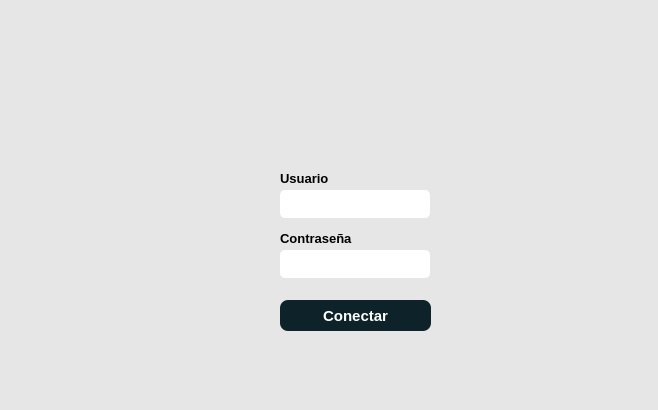
<?xml version="1.0" encoding="UTF-8"?>
<ui version="4.0">
 <class>MainWindow</class>
 <widget class="QMainWindow" name="MainWindow">
  <property name="geometry">
   <rect>
    <x>0</x>
    <y>0</y>
    <width>658</width>
    <height>410</height>
   </rect>
  </property>
  <property name="windowTitle">
   <string>CHECKSALUD</string>
  </property>
  <property name="windowIcon">
   <iconset>
    <normaloff>icons/app.png</normaloff>icons/app.png</iconset>
  </property>
  <property name="styleSheet">
   <string notr="true">background-color: rgb(230, 230, 230);</string>
  </property>
  <widget class="QWidget" name="centralwidget">
   <widget class="QLabel" name="label">
    <property name="geometry">
     <rect>
      <x>280</x>
      <y>170</y>
      <width>49</width>
      <height>16</height>
     </rect>
    </property>
    <property name="font">
     <font>
      <pointsize>10</pointsize>
      <bold>true</bold>
     </font>
    </property>
    <property name="text">
     <string>Usuario</string>
    </property>
   </widget>
   <widget class="QLabel" name="label_2">
    <property name="geometry">
     <rect>
      <x>280</x>
      <y>230</y>
      <width>81</width>
      <height>16</height>
     </rect>
    </property>
    <property name="font">
     <font>
      <pointsize>10</pointsize>
      <bold>true</bold>
     </font>
    </property>
    <property name="text">
     <string>Contraseña</string>
    </property>
   </widget>
   <widget class="QLineEdit" name="password">
    <property name="geometry">
     <rect>
      <x>280</x>
      <y>250</y>
      <width>150</width>
      <height>28</height>
     </rect>
    </property>
    <property name="styleSheet">
     <string notr="true">background-color: rgb(255, 255, 255);
border: 1;
border-radius:5px;</string>
    </property>
    <property name="echoMode">
     <enum>QLineEdit::EchoMode::Password</enum>
    </property>
   </widget>
   <widget class="QLineEdit" name="usuario">
    <property name="geometry">
     <rect>
      <x>280</x>
      <y>190</y>
      <width>150</width>
      <height>28</height>
     </rect>
    </property>
    <property name="styleSheet">
     <string notr="true">background-color: rgb(255, 255, 255);
color: black;
border: 1;
border-radius:5px;</string>
    </property>
   </widget>
   <widget class="QPushButton" name="conectar">
    <property name="geometry">
     <rect>
      <x>280</x>
      <y>300</y>
      <width>151</width>
      <height>31</height>
     </rect>
    </property>
    <property name="font">
     <font>
      <pointsize>-1</pointsize>
      <bold>true</bold>
     </font>
    </property>
    <property name="styleSheet">
     <string notr="true">QPushButton{
	background-color: rgb(13, 35, 41);
	color: white;
	border: none;
	border-radius: 8px;
	font-weight: bold;
	font-size: 15px;
}

QPushButton:hover{
	background-color: rgb(51, 137, 159);
	color: white;
	border: none;
	border-radius: 8px;
	font-weight: bold;
	font-size: 15px;
}</string>
    </property>
    <property name="text">
     <string>Conectar</string>
    </property>
   </widget>
   <widget class="QLabel" name="label_3">
    <property name="geometry">
     <rect>
      <x>70</x>
      <y>20</y>
      <width>521</width>
      <height>151</height>
     </rect>
    </property>
    <property name="font">
     <font>
      <pointsize>38</pointsize>
      <bold>true</bold>
     </font>
    </property>
    <property name="text">
     <string/>
    </property>
    <property name="pixmap">
     <pixmap>icons/portada.png</pixmap>
    </property>
    <property name="scaledContents">
     <bool>true</bool>
    </property>
   </widget>
   <widget class="QLabel" name="label_4">
    <property name="geometry">
     <rect>
      <x>240</x>
      <y>190</y>
      <width>27</width>
      <height>27</height>
     </rect>
    </property>
    <property name="text">
     <string/>
    </property>
    <property name="pixmap">
     <pixmap>icons/user.png</pixmap>
    </property>
    <property name="scaledContents">
     <bool>true</bool>
    </property>
   </widget>
   <widget class="QLabel" name="label_5">
    <property name="geometry">
     <rect>
      <x>240</x>
      <y>250</y>
      <width>27</width>
      <height>27</height>
     </rect>
    </property>
    <property name="text">
     <string/>
    </property>
    <property name="pixmap">
     <pixmap>icons/pw.png</pixmap>
    </property>
    <property name="scaledContents">
     <bool>true</bool>
    </property>
   </widget>
  </widget>
 </widget>
 <resources>
  <include location="resources.qrc"/>
 </resources>
 <connections/>
</ui>
